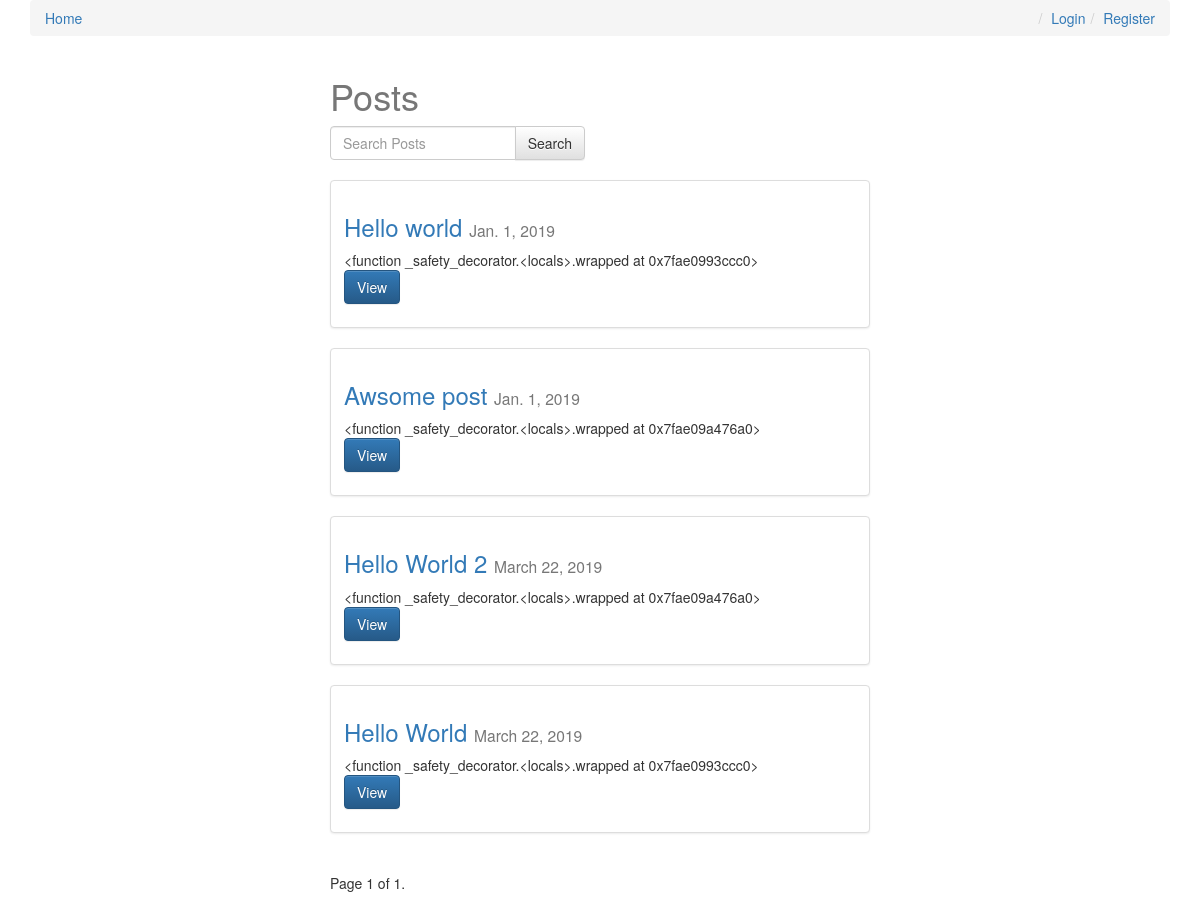
The app's page /?page=2, older data.
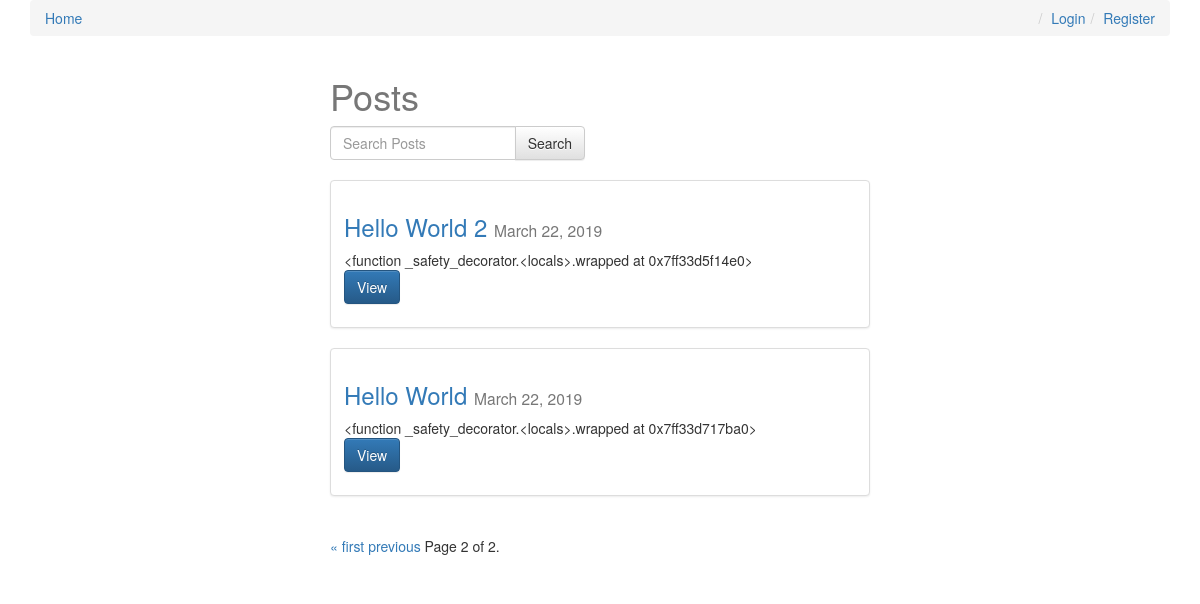
The same page, newer data.
### posts/models.py (models this page shows, shortened)
class Post(models.Model):
    user = models.ForeignKey(settings.AUTH_USER_MODEL, default=1)
    title = models.CharField(max_length = 120)
    slug = models.SlugField(unique=True)
    image = models.ImageField(upload_to=upload_location, null=True, blank=True,
            width_field="width_field",
            height_field="height_field")
    height_field = models.IntegerField(default=0)
    width_field = models.IntegerField(default=0)
    draft = models.BooleanField(default=False)
    publish = models.DateField(auto_now=False, auto_now_add=False)
    content = models.TextField()
    updated = models.DateTimeField(auto_now = True, auto_now_add = False)
    timestamp = models.DateTimeField(auto_now = False, auto_now_add = True)
    read_time = models.IntegerField(default=0)
    objects = PostManager()
    def get_absolute_url(self):
        return reverse("posts:detail", kwargs={"slug":self.slug})
    class Meta:
        ordering = ["-timestamp","-updated"]
    def get_markdown(self):
        content = self.content
        markdown_text = markdown(content)
        return mark_safe(markdown_text)

### posts/views.py (the view, shortened to what this page needs)
# urls.py: url(r'^$',views.post_list,name="list"),
def post_list(request):
    queryset_list = Post.objects.active()
    if request.user.is_staff or request.user.is_superuser:
        queryset_list = Post.objects.all()
    query = request.GET.get("q")
    paginator = Paginator(queryset_list,4)
    page_request_var = "page"
    page = request.GET.get(page_request_var)
    try:
        queryset = paginator.page(page)
    except PageNotAnInteger:
        queryset = paginator.page(1)
    except EmptyPage:
        queryset = paginator.page(paginator.num_pages)
    context = {
        "object_list": queryset,
        "title" : "Posts",
        "page_request_var":page_request_var,
        "today":timezone.now().date(),
    }
    return render(request,"post_list.html",context)

### posts/models.py (called while the page is built)
    def active(self, *args, **kwargs):
        return super(PostManager,self).filter(draft=False).filter(publish__lte=timezone.now())

### templates/post_list.html (shortened to what this page needs)
{% extends "base.html" %}
{% block content %}
<div class="col-sm-6 col-sm-offset-3">
    <h1>{{title}}</h1>
<form action="" method="GET" class="row">
    <div class="col-sm-6">
        <div class="input-group">
            <input type="text" class="form-control" name="q" value="{{request.GET.q}}" placeholder="Search Posts">
            <span class="input-group-btn">
            <input type="submit" class="btn btn-default" value="Search">
            </span>
        </div>
    </div>
</form>
<br>
{% for obj in object_list %}
<div class="row">
    <div class="col-sm-12">
        <div class="thumbnail">
            <div class="caption  post-detail-item">
                <h3><a href="{{ obj.get_absolute_url }}">{{obj.title }}</a> <small>{{obj.publish}}</small></h3>
                {{obj.get_markdown | truncatechars_html:120}}
                <p><a href="{{ obj.get_absolute_url }}" class="btn btn-primary" role="button">View</a></p>
            </div>
        </div>
    </div>
</div>
{% endfor %}
<div class="pagination">
    <span class="step-links">
        {% if object_list.has_previous %}
            <a href="?{{page_request_var}}=1{% if request.GET.q %}&q={{request.GET.q}}{% endif %}">&laquo; first</a>
            <a href="?{{page_request_var}}={{ object_list.previous_page_number }}{% if request.GET.q %}&q={{request.GET.q}}{% endif %}">previous</a>
        {% endif %}
        <span class="current">
            Page {{ object_list.number }} of {{ object_list.paginator.num_pages }}.
        </span>
    </span>
</div>
</div>
{% endblock content %}

Row changes from the older to the newer data that the page shows:
no longer on this page (row unchanged): Post: title "Hello world", publish "Jan. 1, 2019", get_markdown "<function _safety_decorator.<locals>.wrapped at 0x7fae0993ccc0>"
removed Post: title "Awsome post", publish "Jan. 1, 2019", get_markdown "<function _safety_decorator.<locals>.wrapped at 0x7fae09a476a0>"
computed for Post "Hello World 2": get_markdown "<function _safety_decorator.<locals>.wrapped at 0x7fae09a476a0>" → "<function _safety_decorator.<locals>.wrapped at 0x7ff33d5f14e0>"
computed for Post "Hello World": get_markdown "<function _safety_decorator.<locals>.wrapped at 0x7fae0993ccc0>" → "<function _safety_decorator.<locals>.wrapped at 0x7ff33d717ba0>"
Text that changed along with them:
{{ object_list.number }}: "1" → "2"
{{ object_list.paginator.num_pages }}: "1" → "2"
text now shown: "« first previous"
